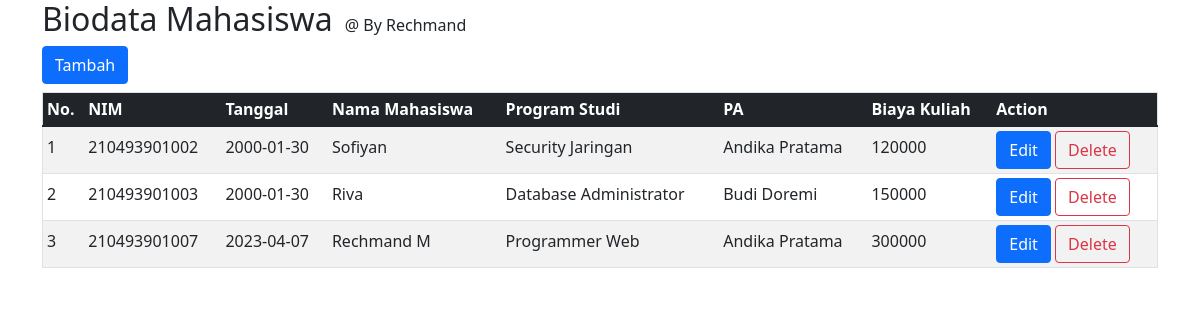
The page / on the database its author committed.
### tables this page shows
CREATE TABLE `biodata` (
  `nim` varchar(255) NOT NULL,
  `tanggal_lahir` date NOT NULL,
  `nama_mahasiswa` varchar(255) NOT NULL,
  `id_jurusan` varchar(255) NOT NULL,
  `id_pa` varchar(255) NOT NULL,
  `biaya_kuliah` int(11) NOT NULL
);

CREATE TABLE `jurusan` (
  `id_jurusan` varchar(255) NOT NULL,
  `nama_jurusan` varchar(255) NOT NULL
);

CREATE TABLE `pembimbing` (
  `id_pa` varchar(255) NOT NULL,
  `nama_pa` varchar(255) NOT NULL
);

### application/controllers/Biodata.php (called while the page is built, shortened)
<?php
class Biodata extends CI_Controller
{
	public function __construct()
	{
		$this->load->model('Master', 'ms');
		$this->load->library('session');
	}
	public function index()
	{
		if($this->session->flashdata('get')):
			$get = true;
			$del = false;
		elseif($this->session->flashdata('del')):
			$del= true;
			$get = false;
		else:
			$get = false;
			$del = false;
		endif;
		$data = [
			"base" => base_url(),
			"menu" => "biodata",
			"get" => $get,
			"del" => $del
		];
		$data["biodata"] = $this->ms->getAlljoin('biodata', 'jurusan', 'pembimbing')->result();
		$this->load->view('data', $data);
	}
}

### index.php (called while the page is built, shortened)
<?php
require_once BASEPATH . 'core/CodeIgniter.php';

### application/models/Master.php (called while the page is built, shortened)
<?php
class Master extends CI_Model
{
    function getAlljoin($table, $table2, $table3)
    {
        return $this->db->query("SELECT b.*, j.nama_jurusan, p.nama_pa FROM $table b LEFT JOIN $table2 j ON b.id_jurusan = j.id_jurusan LEFT JOIN $table3 p ON b.id_pa = p.id_pa");
    }
}

### application/views/data.php (the view, shortened to what this page needs)
<!DOCTYPE html>
<html lang="en">
<head>
	<link href="<?= $base ?>assets/dist/css/bootstrap.min.css" rel="stylesheet">
</head>
<body>
	<main class="container">
		<h2 class="list-inline-item">Biodata Mahasiswa</h2>
		<h4 class=" list-inline-item col-form-label">@ By Rechmand</h4>
		<div id="container">
			<a href="<?= $base ?>biodata/add"><button class="btn btn-primary mb-2">Tambah</button></a>
			<div class="table-responsive w-100">
				<table class="table table-striped table-sm" border="1">
					<thead>
						<tr class="bg-dark text-white">
							<th scope="col">No.</th>
							<th scope="col">NIM</th>
							<th scope="col">Tanggal</th>
							<th scope="col">Nama Mahasiswa</th>
							<th scope="col">Program Studi</th>
							<th scope="col">PA</th>
							<th scope="col">Biaya Kuliah</th>
							<th scope="col">Action</th>
						</tr>
					</thead>
					<tbody>
						<?php
						$no = 1;
						foreach ($biodata as $vdata) :
						?>
							<tr>
								<td class="pt-2"><?= $no++ ?></td>
								<td class="pt-2"><?= $vdata->nim ?></td>
								<td class="pt-2"><?= $vdata->tanggal_lahir ?></td>
								<td class="pt-2"><?= $vdata->nama_mahasiswa ?></td>
								<td class="pt-2"><?= $vdata->nama_jurusan ?></td>
								<td class="pt-2"><?= $vdata->nama_pa ?></td>
								<td class="pt-2"><?= $vdata->biaya_kuliah ?></td>
								<td>
									<a href="biodata/edit/<?= $vdata->nim ?>">
										<button class="btn btn-primary">Edit</button></a>
									<a href="biodata/delete/<?= $vdata->nim ?>">
										<button class="btn btn-outline-danger">Delete</button></a>
								</td>
							</tr>
						<?php endforeach ?>
					</tbody>
				</table>
			</div>
		</div>
	</main>
</body>
</html>

### rows shown on the page
biodata: nim "210493901002", tanggal_lahir "2000-01-30", nama_mahasiswa "Sofiyan", id_jurusan.nama_jurusan "Security Jaringan", id_pa.nama_pa "Andika Pratama", biaya_kuliah "120000"
biodata: nim "210493901003", tanggal_lahir "2000-01-30", nama_mahasiswa "Riva", id_jurusan.nama_jurusan "Database Administrator", id_pa.nama_pa "Budi Doremi", biaya_kuliah "150000"
biodata: nim "210493901007", tanggal_lahir "2023-04-07", nama_mahasiswa "Rechmand M", id_jurusan.nama_jurusan "Programmer Web", id_pa.nama_pa "Andika Pratama", biaya_kuliah "300000"
